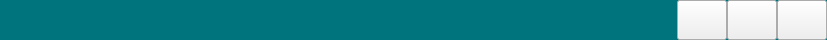
     <widget class="QFrame" name="frame">
      <property name="sizePolicy">
       <sizepolicy hsizetype="Preferred" vsizetype="Minimum">
        <horstretch>0</horstretch>
        <verstretch>0</verstretch>
       </sizepolicy>
      </property>
      <property name="minimumSize">
       <size>
        <width>0</width>
        <height>40</height>
       </size>
      </property>
      <property name="maximumSize">
       <size>
        <width>16777215</width>
        <height>40</height>
       </size>
      </property>
      <property name="styleSheet">
       <string notr="true">QFrame {
	background-color: rgb(0, 116, 124);
	border-top-left-radius: 10px;
	border-top-right-radius: 10px;
}
</string>
      </property>
      <property name="frameShape">
       <enum>QFrame::StyledPanel</enum>
      </property>
      <property name="frameShadow">
       <enum>QFrame::Raised</enum>
      </property>
      <layout class="QHBoxLayout" name="horizontalLayout_2">
       <property name="spacing">
        <number>0</number>
       </property>
       <property name="leftMargin">
        <number>0</number>
       </property>
       <property name="topMargin">
        <number>0</number>
       </property>
       <property name="rightMargin">
        <number>0</number>
       </property>
       <property name="bottomMargin">
        <number>0</number>
       </property>
       <item>
        <spacer name="horizontalSpacer">
         <property name="orientation">
          <enum>Qt::Horizontal</enum>
         </property>
         <property name="sizeHint" stdset="0">
          <size>
           <width>677</width>
           <height>20</height>
          </size>
         </property>
        </spacer>
       </item>
       <item>
        <widget class="QFrame" name="frame_4">
         <property name="minimumSize">
          <size>
           <width>150</width>
           <height>0</height>
          </size>
         </property>
         <property name="maximumSize">
          <size>
           <width>150</width>
           <height>16777215</height>
          </size>
         </property>
         <property name="frameShape">
          <enum>QFrame::StyledPanel</enum>
         </property>
         <property name="frameShadow">
          <enum>QFrame::Raised</enum>
         </property>
         <layout class="QHBoxLayout" name="horizontalLayout">
          <property name="spacing">
           <number>0</number>
          </property>
          <property name="leftMargin">
           <number>0</number>
          </property>
          <property name="topMargin">
           <number>0</number>
          </property>
          <property name="rightMargin">
           <number>0</number>
          </property>
          <property name="bottomMargin">
           <number>0</number>
          </property>
          <item>
           <widget class="QPushButton" name="btn_minus">
            <property name="sizePolicy">
             <sizepolicy hsizetype="Expanding" vsizetype="Expanding">
              <horstretch>0</horstretch>
              <verstretch>0</verstretch>
             </sizepolicy>
            </property>
            <property name="styleSheet">
             <string notr="true">#btn_minus:hover {
	background-color: rgb(0, 187, 201);
}
#btn_minus:pressed {
	background-color: rgb(0, 144, 154);
}</string>
            </property>
            <property name="text">
             <string/>
            </property>
            <property name="icon">
             <iconset resource="resources.qrc">
              <normaloff>:/icons/images/icons/cil-minus.png</normaloff>:/icons/images/icons/cil-minus.png</iconset>
            </property>
            <property name="iconSize">
             <size>
              <width>35</width>
              <height>25</height>
             </size>
            </property>
           </widget>
          </item>
          <item>
           <widget class="QPushButton" name="btn_window_restore">
            <property name="sizePolicy">
             <sizepolicy hsizetype="Expanding" vsizetype="Expanding">
              <horstretch>0</horstretch>
              <verstretch>0</verstretch>
             </sizepolicy>
            </property>
            <property name="styleSheet">
             <string notr="true">#btn_window_restore:hover {
	background-color: rgb(0, 187, 201);
}
#btn_window_restore:pressed {
background-color: rgb(0, 144, 154);
}</string>
            </property>
            <property name="text">
             <string/>
            </property>
            <property name="icon">
             <iconset resource="resources.qrc">
              <normaloff>:/icons/images/icons/cil-window-restore.png</normaloff>:/icons/images/icons/cil-window-restore.png</iconset>
            </property>
            <property name="iconSize">
             <size>
              <width>35</width>
              <height>25</height>
             </size>
            </property>
           </widget>
          </item>
          <item>
           <widget class="QPushButton" name="btn_close">
            <property name="sizePolicy">
             <sizepolicy hsizetype="Expanding" vsizetype="Expanding">
              <horstretch>0</horstretch>
              <verstretch>0</verstretch>
             </sizepolicy>
            </property>
            <property name="styleSheet">
             <string notr="true">#btn_close:hover {
background-color: rgb(255, 71, 71);
	border-top-right-radius: 10px;

}
#btn_close:pressed {
	background-color:rgb(190, 32, 32);
	border-top-right-radius: 10px;

}</string>
            </property>
            <property name="text">
             <string/>
            </property>
            <property name="icon">
             <iconset resource="resources.qrc">
              <normaloff>:/icons/images/icons/cil-x.png</normaloff>:/icons/images/icons/cil-x.png</iconset>
            </property>
            <property name="iconSize">
             <size>
              <width>35</width>
              <height>25</height>
             </size>
            </property>
           </widget>
          </item>
         </layout>
        </widget>
       </item>
      </layout>
     </widget>
